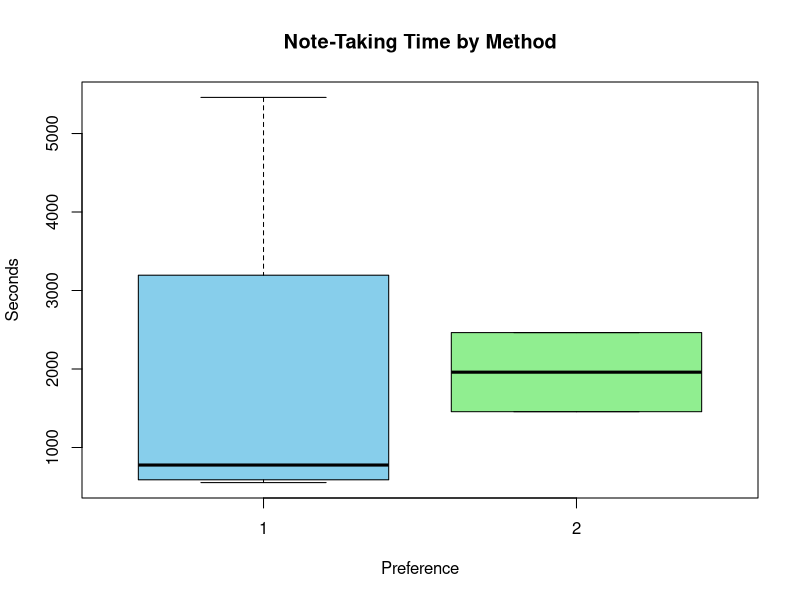
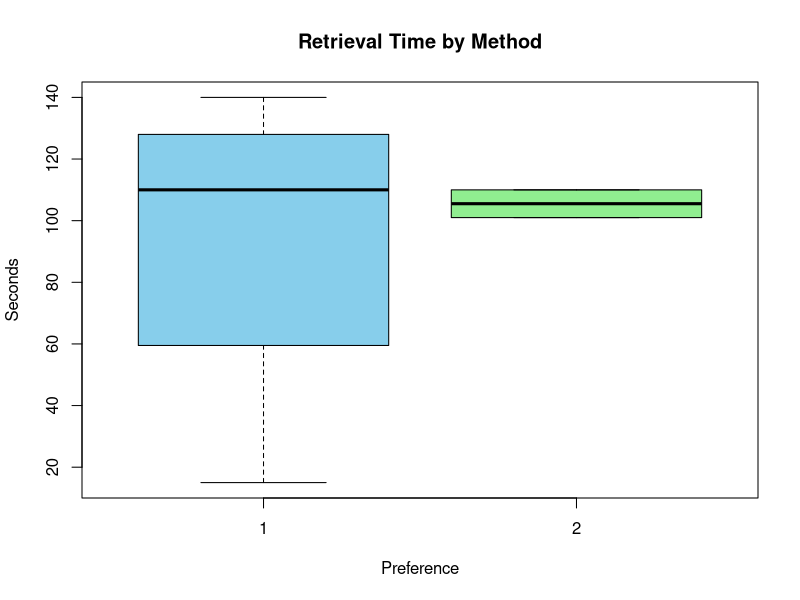
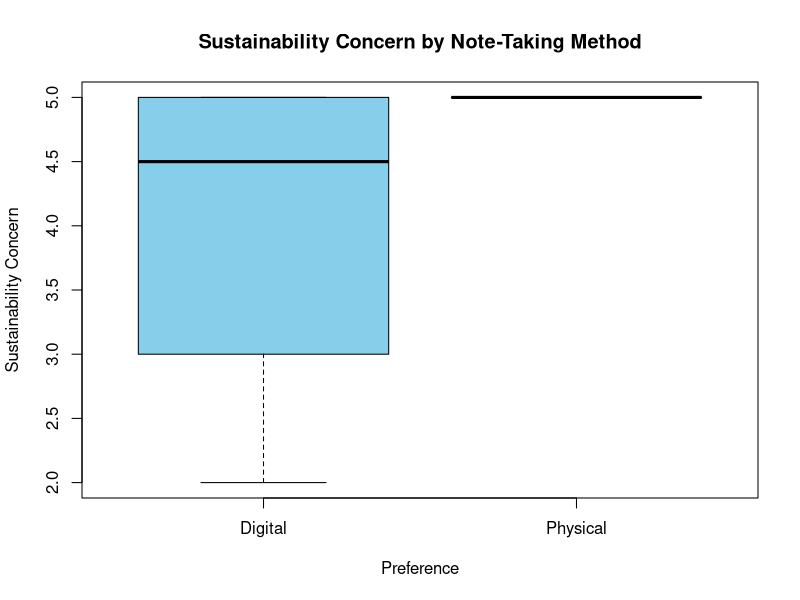

Write the R code that produced these figures, in order. (Note: this script raises an error after producing the figures.)
library(tidyverse)
library(dplyr)

# Loading csv
df<-read.csv("data_R.csv")

# HH:MM:SS to seconds function
time_to_seconds <- function(time_str) {
  parts <- strsplit(as.character(time_str), ":")[[1]]
  if (length(parts) == 3) {
    return(as.numeric(parts[1])*3600 + as.numeric(parts[2])*60 + as.numeric(parts[3]))
  } else {
    return(NA)
  }
}

df$NoteTakingTime_sec <- sapply(df$NoteTakingTime, time_to_seconds)
df$RetrievalTime_sec <- sapply(df$RetrievalTime, time_to_seconds)

# 1 - Digital and 2 - Physical
df$Preference <- factor(df$Preference, levels = c("1", "2"))
df$Preference

"-----------------------------------------------------------------------------------------------"
"Hypothesis 1 - Physical note-taking participants will take significantly more time 
for both note-taking and retrieval tasks than digital note-taking participants.
Since both the time were not normal we can use."

# First we will do normality tests on Note-Taking Time and Retrieval Time
# Note-Taking Time
shapiro.test(df$NoteTakingTime_sec)
# NoteTakingTime_sec - Resulted in not normal 

# Retrieval Time
shapiro.test(df$RetrievalTime_sec)
# RetrievalTime_sec - Resulted in not normal 

# Using non-parametric tests
# Note-Taking Time: Physical vs Digital
wilcox.test(NoteTakingTime_sec ~ Preference, data = df)

# Retrieval Time: Physical vs Digital
wilcox.test(RetrievalTime_sec ~ Preference, data = df)

# The test revealed no significant differences in:
# Note-taking time (W = 2, p = 0.53)
# Retrieval time (W = 5, p = 0.80)

# Since inferential tests doesn't give much insights, we will now use descriptive stats

df %>%
  group_by(Preference) %>%
  summarise(
    Mean_Note = mean(NoteTakingTime_sec, na.rm = TRUE),
    Median_Note = median(NoteTakingTime_sec, na.rm = TRUE),
    SD_Note = sd(NoteTakingTime_sec, na.rm = TRUE),
    Mean_Retrieval = mean(RetrievalTime_sec, na.rm = TRUE),
    Median_Retrieval = median(RetrievalTime_sec, na.rm = TRUE),
    SD_Retrieval = sd(RetrievalTime_sec, na.rm = TRUE),
    N = n()
  )

"On average, digital note-takers (n = 4) spent 1,892 seconds on note-taking (SD = 2,384), while 
physical note-takers (n = 2) spent 1,960 seconds (SD = 713). Despite a slightly higher mean for 
the physical group, the digital group had a much lower median (777 sec), indicating high 
variability — likely driven by one or more long note-taking sessions."

boxplot(NoteTakingTime_sec ~ Preference, data = df,
        main = "Note-Taking Time by Method", ylab = "Seconds", col = c("skyblue", "lightgreen"))

boxplot(RetrievalTime_sec ~ Preference, data = df,
        main = "Retrieval Time by Method", ylab = "Seconds", col = c("skyblue", "lightgreen"))

# The above results can be also be verified by looking at the box plots and see the high variability.


"-----------------------------------------------------------------------------------------------"


# Hypothesis 2


"-----------------------------------------------------------------------------------------------"


# Hypothesis 3 - Physical note-taking participants will report higher levels of concern related to sustainability.

# Convert Preference to labeled factor
df$Preference <- factor(df$Preference, levels = c("1", "2"), labels = c("Digital", "Physical"))

# Filter out missing Sustainability data
sustain_data <- df %>%
  filter(!is.na(Sustainability1))

#Normality test
shapiro.test(sustain_data$Sustainability1)

# Non-parametric test
wilcox.test(Sustainability1 ~ Preference, data = sustain_data)

#Descriptive Stats
sustain_data %>%
  group_by(Preference) %>%
  summarise(
    Mean = mean(Sustainability1, na.rm = TRUE),
    Median = median(Sustainability1, na.rm = TRUE),
    SD = sd(Sustainability1, na.rm = TRUE),
    N = n()
  )

#Box Plot
boxplot(Sustainability1 ~ Preference, data = sustain_data,
        main = "Sustainability Concern by Note-Taking Method",
        ylab = "Sustainability Concern",
        col = c("skyblue", "lightgreen"))







"-----------------------------------------------------------------------------------------------"


"Hypothesis 4 - Physical note-taking participants will demonstrate a significantly greater positive cognitive impact—measured through higher focus, lower cognitive load, and better retention—compared to digital note-taking participants."

df <- df %>%
  mutate(
    CognitiveScore = rowMeans(df[, c("Cognitive1", "Cognitive2", "Cognitive3", "Cognitive4", 
                                     "Cognitive5", "Cognitive6", "Cognitive7")], na.rm = TRUE),
    Preference = factor(Preference, levels = c("1", "2"), labels = c("Digital", "Physical"))
  )

# Filtering missing values
filtered_data <- df %>%
  filter(!is.na(Preference) & !is.na(CognitiveScore))

# Normality checking
shapiro.test(filtered_data$CognitiveScore)
# p-value was 0.6338 > 0.05 which means normal - parametric tests can be performed

# We can now do t-test
t.test(CognitiveScore ~ Preference, data = filtered_data)
# No significance difference was found that means fail to reject null hypothesis

# Since t-test showed no significant difference, now running descriptive statistics
filtered_data %>%
  group_by(Preference) %>%
  summarise(
    Mean = mean(CognitiveScore, na.rm = TRUE),
    Median = median(CognitiveScore, na.rm = TRUE),
    SD = sd(CognitiveScore, na.rm = TRUE),
    N = n()
  )
"Although the physical group showed greater variability, both groups had matching medians, 
suggesting no strong skew."

boxplot(CognitiveScore ~ Preference, data = filtered_data,
        main = "Cognitive Impact by Note-Taking Method",
        ylab = "Cognitive Score", col = c("skyblue", "lightgreen"))

"-----------------------------------------------------------------------------------------------"
